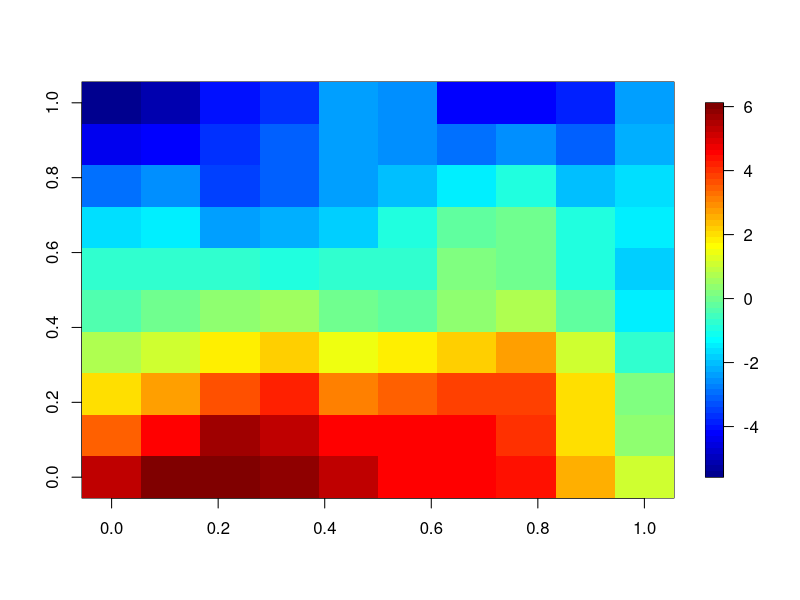
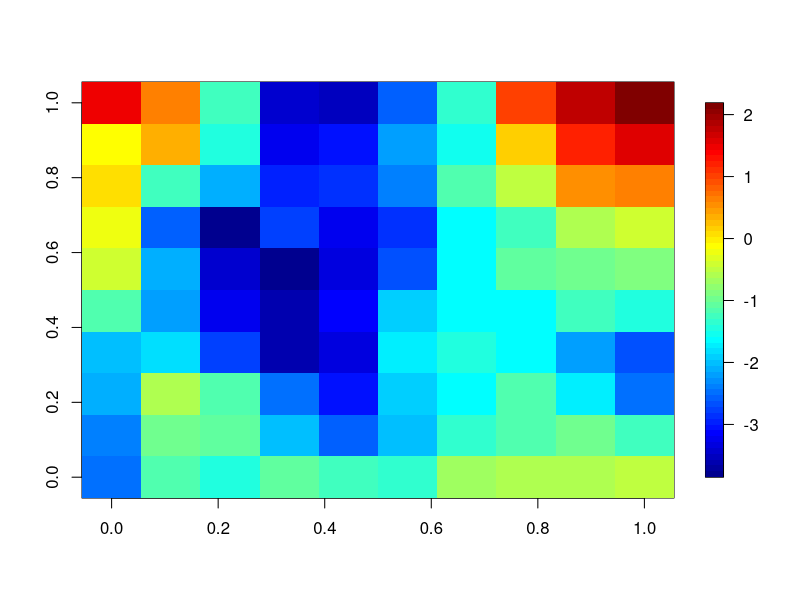
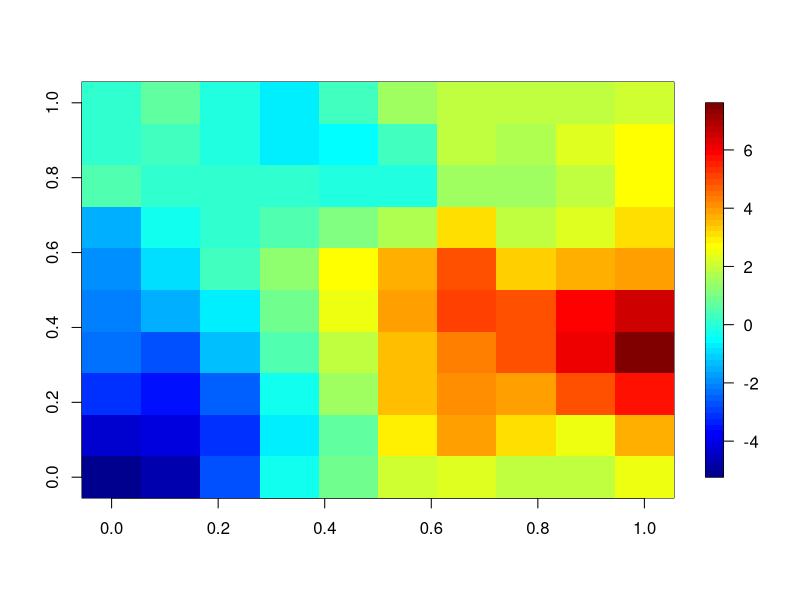
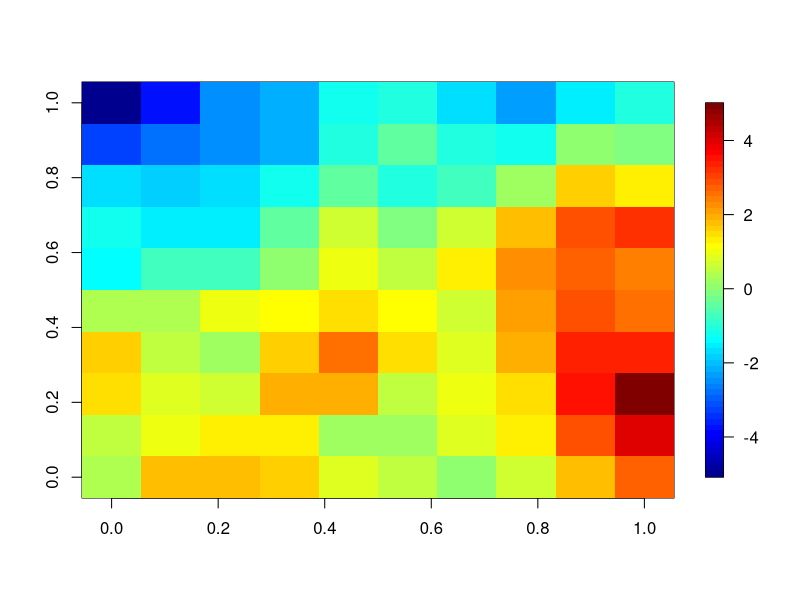
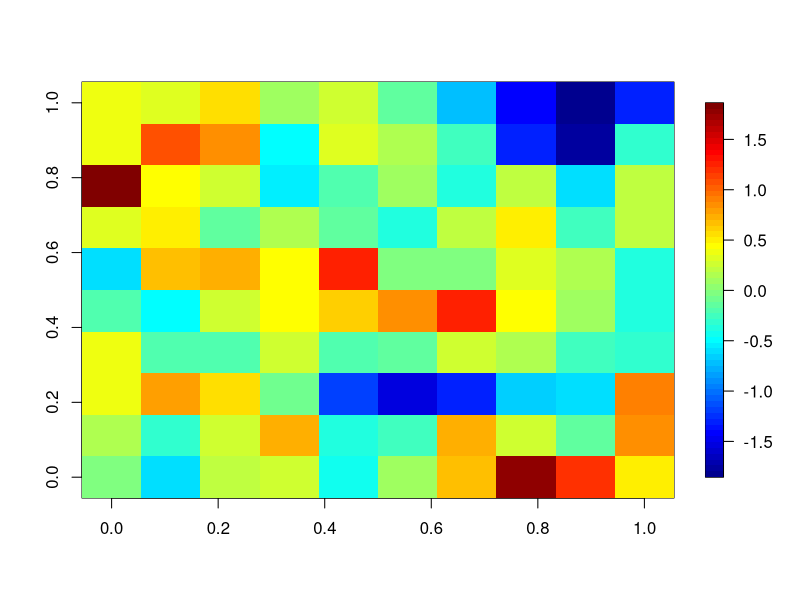
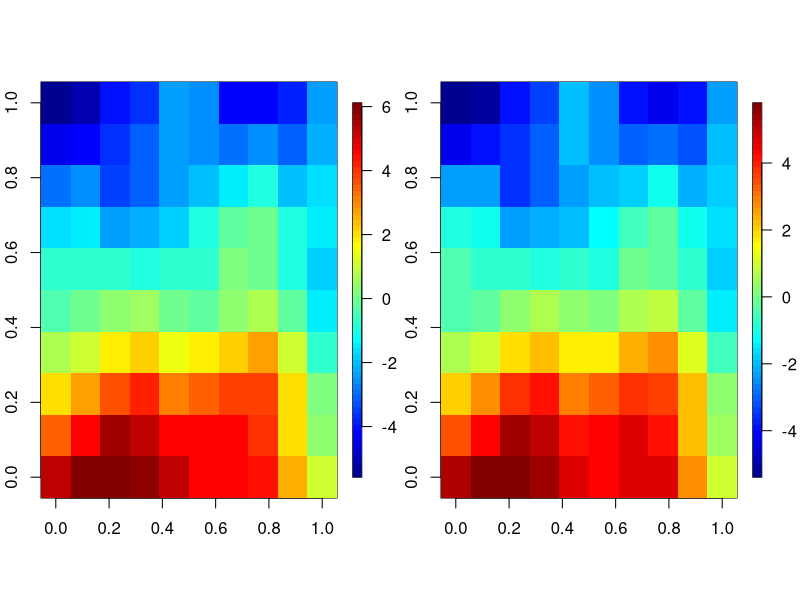
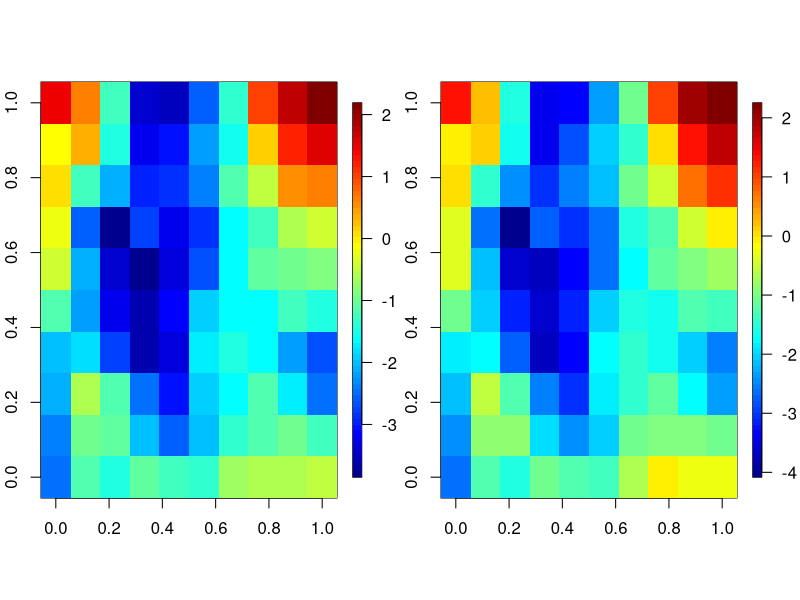
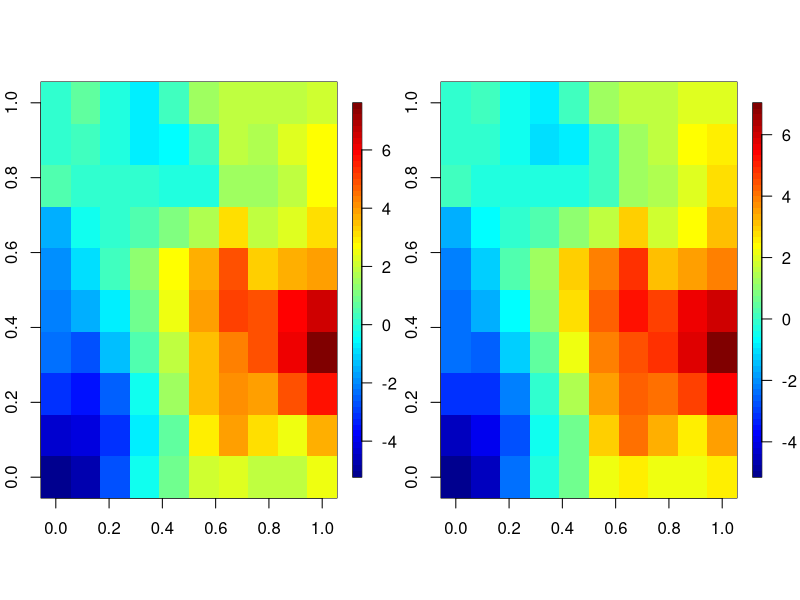

These charts were generated, in order, by the following R code:

####### GP ANOVA for simulated 2x2 example  #######

library(fields)


### dimensions and sizes
n=10^2
I=J=2
ic=jc=c(-1,1)
K=5


### set true parameters
mu0=3
sig.mu=4; sig.a=sig.b=3; sig.ab=2; sig.eps=1
ra.mu=.4; ra.a=ra.b=.3; ra.ab=.2; ra.eps=.1


### locations and true covariance matrices
grid.oneside=seq(0,1,length.out=sqrt(n))
locs=as.matrix(expand.grid(grid.oneside,grid.oneside))
C.mu=sig.mu^2*Matern(rdist(locs),range=ra.mu,smoothness=1.5)
C.a=sig.a^2*Matern(rdist(locs),range=ra.a,smoothness=1.5)
C.b=sig.b^2*Matern(rdist(locs),range=ra.b,smoothness=1.5)
C.ab=sig.ab^2*Matern(rdist(locs),range=ra.ab,smoothness=1.5)
C.eps=sig.eps^2*Matern(rdist(locs),range=ra.eps,smoothness=1.5)


### simulate latent fields
mu=t(chol(C.mu))%*%rnorm(n)
alpha=t(chol(C.a))%*%rnorm(n)
beta=t(chol(C.b))%*%rnorm(n)
ab=t(chol(C.ab))%*%rnorm(n)


### simulate data
y=array(dim=c(n,I,J,K))
for(i in 1:I){
  for(j in 1:J){
    for(k in 1:K){
      eps=t(chol(C.eps))%*%rnorm(n)
      y[,i,j,k] = mu0 + mu + ic[i]*alpha + jc[j]*beta + ic[i]*jc[j]*ab + eps
    }
  }
}


### plots
quilt.plot(locs[,1],locs[,2],mu,nx=sqrt(n),ny=sqrt(n))
quilt.plot(locs[,1],locs[,2],alpha,nx=sqrt(n),ny=sqrt(n))
quilt.plot(locs[,1],locs[,2],beta,nx=sqrt(n),ny=sqrt(n))
quilt.plot(locs[,1],locs[,2],ab,nx=sqrt(n),ny=sqrt(n))
quilt.plot(locs[,1],locs[,2],eps,nx=sqrt(n),ny=sqrt(n))



### posterior inference via Gibbs sampler
L=100
mu.samp=a.samp=b.samp=ab.samp=array(dim=c(n,L))

for(l in 1:L){
  print(l)
  
  ## update mu
  pprec=solve(C.mu)+(I*J*K)*solve(C.eps)
  y.tilde = apply(y,1,sum) - (I*J*K)*mu0
  pmean=solve(pprec,solve(C.eps,y.tilde))
  mu.samp[,l] = pmean + t(chol(solve(pprec)))%*%rnorm(n)
  
  ## update alpha
  pprec=solve(C.a)+(I*J*K)*solve(C.eps)
  y.tilde = ic[1]*apply(y[,1,,],1,sum) + ic[2]*apply(y[,2,,],1,sum)
  pmean=solve(pprec,solve(C.eps,y.tilde))
  a.samp[,l] = pmean + t(chol(solve(pprec)))%*%rnorm(n)
  
  ## update beta
  pprec=solve(C.b)+(I*J*K)*solve(C.eps)
  y.tilde = jc[1]*apply(y[,,1,],1,sum) + jc[2]*apply(y[,,2,],1,sum)
  pmean=solve(pprec,solve(C.eps,y.tilde))
  b.samp[,l] = pmean + t(chol(solve(pprec)))%*%rnorm(n)
  
  ## update ab
  pprec=solve(C.ab)+(I*J*K)*solve(C.eps)
  y.tilde=rep(0,n)
  for(i in 1:I){ for(j in 1:J){
    y.tilde = y.tilde + ic[i]*jc[j]*apply(y[,i,j,],1,sum)
  }}
  pmean=solve(pprec,solve(C.eps,y.tilde))
  ab.samp[,l] = pmean + t(chol(solve(pprec)))%*%rnorm(n)
  
}


### maps of true latent fields and posterior means
par(mfrow=c(1,2))

quilt.plot(locs[,1],locs[,2],mu,nx=sqrt(n),ny=sqrt(n))
quilt.plot(locs[,1],locs[,2],rowMeans(mu.samp),nx=sqrt(n),ny=sqrt(n))

quilt.plot(locs[,1],locs[,2],alpha,nx=sqrt(n),ny=sqrt(n))
quilt.plot(locs[,1],locs[,2],rowMeans(a.samp),nx=sqrt(n),ny=sqrt(n))

quilt.plot(locs[,1],locs[,2],beta,nx=sqrt(n),ny=sqrt(n))
quilt.plot(locs[,1],locs[,2],rowMeans(b.samp),nx=sqrt(n),ny=sqrt(n))

quilt.plot(locs[,1],locs[,2],ab,nx=sqrt(n),ny=sqrt(n))
quilt.plot(locs[,1],locs[,2],rowMeans(ab.samp),nx=sqrt(n),ny=sqrt(n))

par(mfrow=c(1,1))



### other posterior summaries

# posterior prob that effect of alpha larger than effect of beta
s2.a=2*a.samp^2
s2.b=2*b.samp^2
quilt.plot(locs[,1],locs[,2],rowMeans(s2.a>s2.b),nx=sqrt(n),ny=sqrt(n),col=grey.colors(100))
